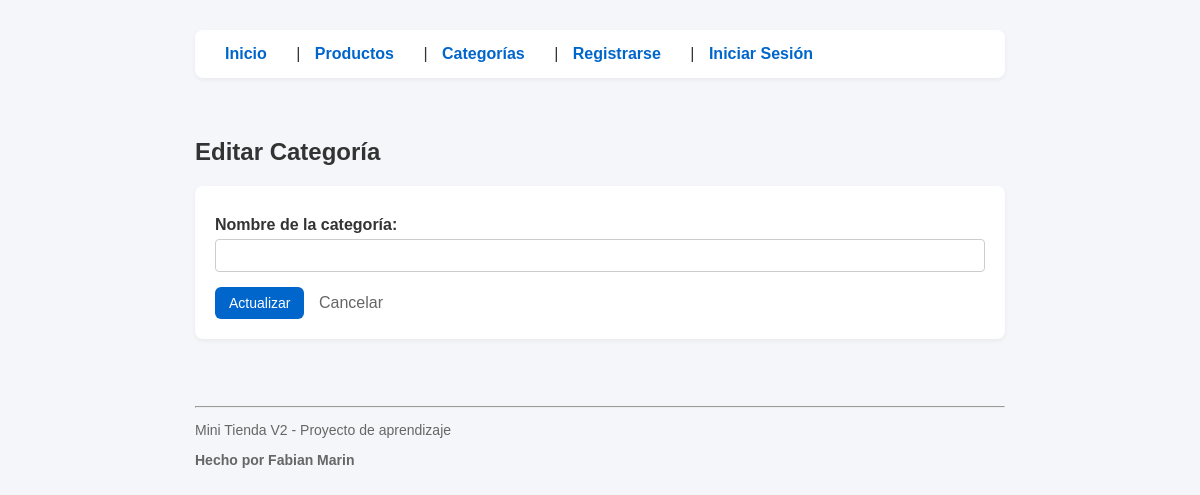
/categorias/editar/4, run on an earlier commit of the app's database.
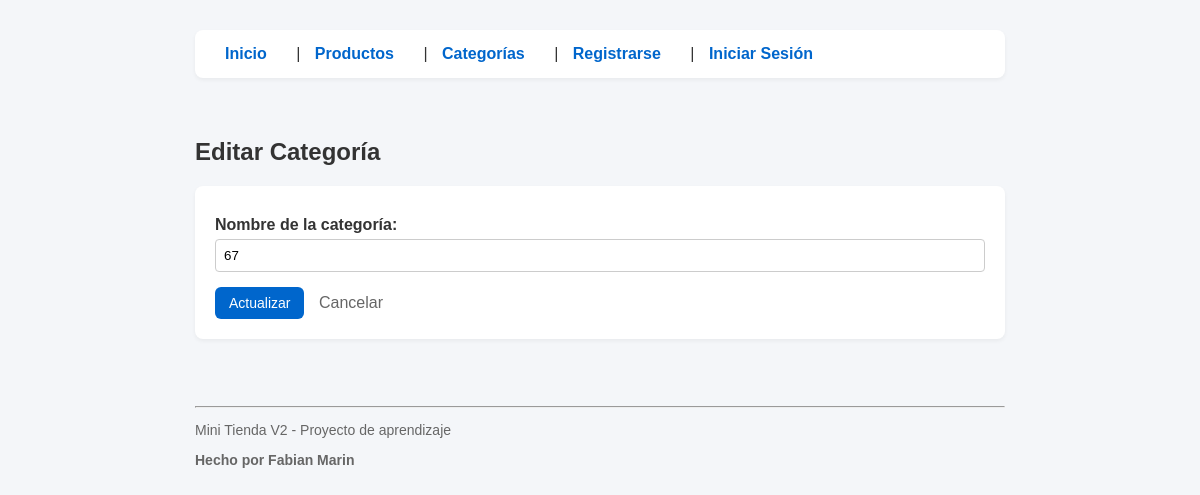
And on a later commit of the database.
### tables this page shows
CREATE TABLE categorias (
        id INTEGER PRIMARY KEY AUTOINCREMENT,
        nombre TEXT NOT NULL
    );

### app.py (the view)
@app.route('/categorias/editar/<int:id>', methods=['GET', 'POST'])
def editar_categoria(id):
    conn = get_db_connection()
    if request.method == 'POST':
        nuevo_nombre = request.form['nombre']
        conn.execute('UPDATE categorias SET nombre = ? WHERE id = ?', (nuevo_nombre, id))
        conn.commit()
        conn.close()
        return redirect(url_for('categorias'))
    categoria = conn.execute('SELECT * FROM categorias WHERE id = ?', (id,)).fetchone()
    conn.close()
    return render_template('editar_categoria.html', categoria=categoria)

### app.py (called while the page is built)
def get_db_connection():
    conn = sqlite3.connect('tienda.db')
    conn.row_factory = sqlite3.Row
    return conn

### templates/editar_categoria.html
{% extends 'base.html' %}
{% block content %}
<h2>Editar Categoría</h2>
<form action="/categorias/editar/{{ categoria['id'] }}" method="POST">
    <label for="nombre">Nombre de la categoría:</label>
    <input type="text" id="nombre" name="nombre" value="{{ categoria['nombre'] }}" required>
    <button type="submit">Actualizar</button>
    <a href="/categorias" class="link-cancelar">Cancelar</a>
</form>
{% endblock %}

What changed in the data, as far as the page shows it:
added categorias: nombre "67"
